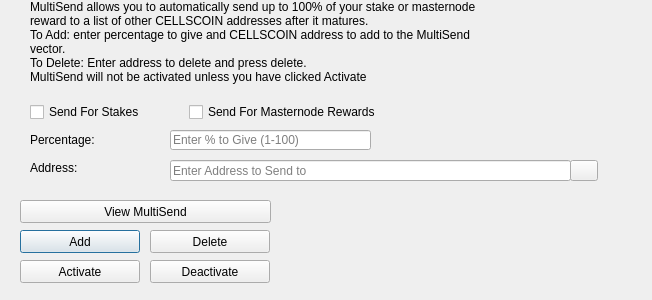
<?xml version="1.0" encoding="UTF-8"?>
<ui version="4.0">
 <class>MultiSendDialog</class>
 <widget class="QDialog" name="MultiSendDialog">
  <property name="windowModality">
   <enum>Qt::NonModal</enum>
  </property>
  <property name="geometry">
   <rect>
    <x>0</x>
    <y>0</y>
    <width>652</width>
    <height>300</height>
   </rect>
  </property>
  <property name="windowTitle">
   <string>MultiSend</string>
  </property>
  <widget class="QLineEdit" name="multiSendPercentEdit">
   <property name="geometry">
    <rect>
     <x>170</x>
     <y>130</y>
     <width>201</width>
     <height>20</height>
    </rect>
   </property>
   <property name="toolTip">
    <string>Enter whole numbers 1 - 100</string>
   </property>
   <property name="placeholderText">
    <string>Enter % to Give (1-100)</string>
   </property>
  </widget>
  <widget class="QLineEdit" name="multiSendAddressEdit">
   <property name="geometry">
    <rect>
     <x>170</x>
     <y>160</y>
     <width>401</width>
     <height>21</height>
    </rect>
   </property>
   <property name="toolTip">
    <string/>
   </property>
   <property name="placeholderText">
    <string>Enter Address to Send to</string>
   </property>
  </widget>
  <widget class="QLabel" name="label_2">
   <property name="geometry">
    <rect>
     <x>30</x>
     <y>0</y>
     <width>451</width>
     <height>121</height>
    </rect>
   </property>
   <property name="lineWidth">
    <number>1</number>
   </property>
   <property name="text">
    <string>MultiSend allows you to automatically send up to 100% of your stake or masternode reward to a list of other CELLSCOIN addresses after it matures.
To Add: enter percentage to give and CELLSCOIN address to add to the MultiSend vector.
To Delete: Enter address to delete and press delete.
MultiSend will not be activated unless you have clicked Activate</string>
   </property>
   <property name="alignment">
    <set>Qt::AlignLeading|Qt::AlignLeft|Qt::AlignTop</set>
   </property>
   <property name="wordWrap">
    <bool>true</bool>
   </property>
  </widget>
  <widget class="QLabel" name="message">
   <property name="geometry">
    <rect>
     <x>290</x>
     <y>200</y>
     <width>351</width>
     <height>91</height>
    </rect>
   </property>
   <property name="text">
    <string/>
   </property>
  </widget>
  <widget class="QPushButton" name="addButton">
   <property name="geometry">
    <rect>
     <x>20</x>
     <y>230</y>
     <width>120</width>
     <height>23</height>
    </rect>
   </property>
   <property name="toolTip">
    <string/>
   </property>
   <property name="statusTip">
    <string>Add to MultiSend Vector</string>
   </property>
   <property name="text">
    <string>Add</string>
   </property>
  </widget>
  <widget class="QPushButton" name="disableButton">
   <property name="geometry">
    <rect>
     <x>150</x>
     <y>260</y>
     <width>120</width>
     <height>23</height>
    </rect>
   </property>
   <property name="statusTip">
    <string>Deactivate MultiSend</string>
   </property>
   <property name="text">
    <string>Deactivate</string>
   </property>
  </widget>
  <widget class="QPushButton" name="addressBookButton">
   <property name="geometry">
    <rect>
     <x>570</x>
     <y>160</y>
     <width>28</width>
     <height>21</height>
    </rect>
   </property>
   <property name="toolTip">
    <string>Choose an address from the address book</string>
   </property>
   <property name="text">
    <string/>
   </property>
   <property name="icon">
    <iconset resource="../cellscoin.qrc">
     <normaloff>:/icons/address-book</normaloff>:/icons/address-book</iconset>
   </property>
   <property name="shortcut">
    <string>Alt+A</string>
   </property>
   <property name="autoDefault">
    <bool>false</bool>
   </property>
  </widget>
  <widget class="QLabel" name="label">
   <property name="geometry">
    <rect>
     <x>30</x>
     <y>130</y>
     <width>121</width>
     <height>20</height>
    </rect>
   </property>
   <property name="toolTip">
    <string>Percentage of stake to send</string>
   </property>
   <property name="text">
    <string>Percentage:</string>
   </property>
  </widget>
  <widget class="QLabel" name="label_5">
   <property name="geometry">
    <rect>
     <x>30</x>
     <y>160</y>
     <width>111</width>
     <height>16</height>
    </rect>
   </property>
   <property name="toolTip">
    <string>Address to send portion of stake to</string>
   </property>
   <property name="text">
    <string>Address:</string>
   </property>
  </widget>
  <widget class="QPushButton" name="deleteButton">
   <property name="geometry">
    <rect>
     <x>150</x>
     <y>230</y>
     <width>120</width>
     <height>23</height>
    </rect>
   </property>
   <property name="toolTip">
    <string/>
   </property>
   <property name="statusTip">
    <string>Delete Address From MultiSend Vector</string>
   </property>
   <property name="text">
    <string>Delete</string>
   </property>
  </widget>
  <widget class="QPushButton" name="activateButton">
   <property name="geometry">
    <rect>
     <x>20</x>
     <y>260</y>
     <width>120</width>
     <height>23</height>
    </rect>
   </property>
   <property name="statusTip">
    <string>Activate MultiSend</string>
   </property>
   <property name="text">
    <string>Activate</string>
   </property>
  </widget>
  <widget class="QPushButton" name="viewButton">
   <property name="geometry">
    <rect>
     <x>20</x>
     <y>200</y>
     <width>251</width>
     <height>23</height>
    </rect>
   </property>
   <property name="toolTip">
    <string/>
   </property>
   <property name="statusTip">
    <string>View MultiSend Vector</string>
   </property>
   <property name="text">
    <string>View MultiSend</string>
   </property>
  </widget>
  <widget class="QWidget" name="horizontalLayoutWidget">
   <property name="geometry">
    <rect>
     <x>30</x>
     <y>100</y>
     <width>351</width>
     <height>24</height>
    </rect>
   </property>
   <layout class="QHBoxLayout" name="horizontalLayout">
    <item>
     <widget class="QCheckBox" name="multiSendStakeCheckBox">
      <property name="text">
       <string>Send For Stakes</string>
      </property>
     </widget>
    </item>
    <item>
     <widget class="QCheckBox" name="multiSendMasternodeCheckBox">
      <property name="text">
       <string>Send For Masternode Rewards</string>
      </property>
     </widget>
    </item>
   </layout>
  </widget>
 </widget>
 <resources>
  <include location="../cellscoin.qrc"/>
 </resources>
 <connections/>
</ui>
